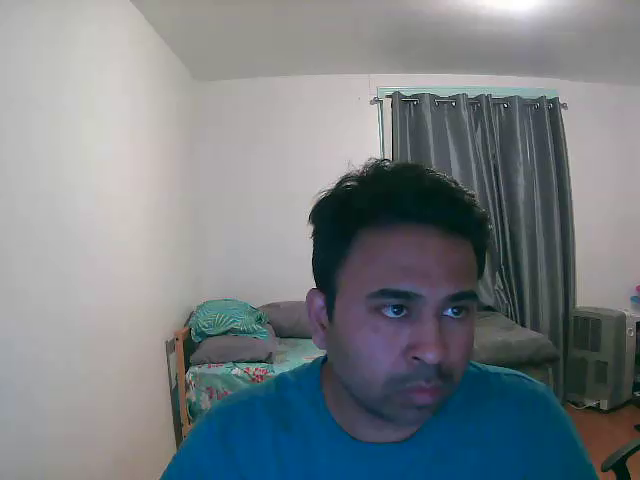
#> input picture frame 0 of upload_files/a353ed96112a4919acf3547395c394b0.webm, 640 x 480 px, given in place of video1.mp4, which was not available
$ python eye_gaze_analysis.py
#> lines starting #> are read from the running program, lines starting #| are printed output that depends on the picture; after the words box and inside, x2 and y2 are one past the last pixel; in counts of white or black regions, pixels touching at a corner belong together; pictures that were not available may be replaced by others from this repository, and a replacement may not be noted
#!/usr/bin/env python
# coding: utf-8

# In[ ]:


from sys import platform as sys_pf
if sys_pf == 'darwin':
    # necessary for matplotlib on OSX, see https://stackoverflow.com/questions/43066073/matplotlib-tkinter-opencv-crashing-in-python-3
    import matplotlib
    matplotlib.use("MacOSX")
from matplotlib import pyplot as plt
import cv2
import autopy
#import seaborn as sns
import time
import imutils
import csv
import pandas as pd
import time
#from datetime import datetime
frame_images=[]
file = "video1.mp4"

ESCAPE_KEY = 'q'
# Standards: use constants like this to follow DRY
# and reduce the occurrence of "magic numbers" in your code that lack context
WHITE = (255, 255, 255)
GREEN = (0, 255, 0)
#t0 = time.time()


def transform_video_coordinates_to_screen(eye_x_pos, eye_y_pos):
    if not video_resolution:
        return (eye_x_pos, eye_y_pos)

    return (
        eye_x_pos / video_resolution[0] * screen_resolution[0],
        eye_y_pos / video_resolution[1] * screen_resolution[1],
    )

def update_mouse_position(hough_circles, eye_x_pos, eye_y_pos, roi_color2):
    try:
        for circle in hough_circles[0, :]:
            # Standards: DRY (don't repeat yourself), define circle_center once and use it twice.
            circle_center = (circle[0], circle[1])
            # draw the outer circle
            cv2.circle(
                img=roi_color2,
                center=circle_center,
                radius=circle[2],
                color=WHITE,
                thickness=2
            )
            # print("drawing circle")
            # draw the center of the circle
            cv2.circle(
                img=roi_color2,
                center=circle_center,
                radius=2,
                color=WHITE,
                thickness=3
            )

            # print(i[0],i[1])

            x_pos = int(eye_x_pos)
            print("xpos", x_pos)
            y_pos = int(eye_y_pos)
            print("ypos", y_pos)
#            autopy.mouse.move(x_pos, y_pos)
            print("after mouse move")
    except Exception as e:
        # Standards: exception handling in try: except cases should generally be as specific as possible. What type of
        # exception are you expecting to encounter here? Instead of capturing "Exception" capture that specific class of exception.
        print('Exception:', e)

face_cascade = cv2.CascadeClassifier(
    "data/haarcascade_frontalface_default.xml"
)
eye_cascade = cv2.CascadeClassifier(
    "data/haarcascade_righteye_2splits.xml"
)

def run_tracker(file):
    #number signifies camera
    #cv2.namedWindow('cam')
#> called with file = 'video1.mp4'
    video_capture = cv2.VideoCapture(file)
    cv2.startWindowThread()
    eye_x_positions = list()
    eye_y_positions = list()

    # [12 lines of commented-out code are left out]
    count = 0
    #key_pressed = None
    while video_capture.isOpened():
        success, image = video_capture.read()
#> image is the input picture: shape (480, 640, 3); mean B, G, R 132.1, 127.5, 120.4
        # [5 lines of commented-out code are left out]
        if success is False:
            break
        if image is None:

            continue
        print("life is gray", cv2.COLOR_BGR2GRAY)
        print("Image mila maja aaya", image)
#> (printed output is left out)
        gray = cv2.cvtColor(image, cv2.COLOR_BGR2GRAY)
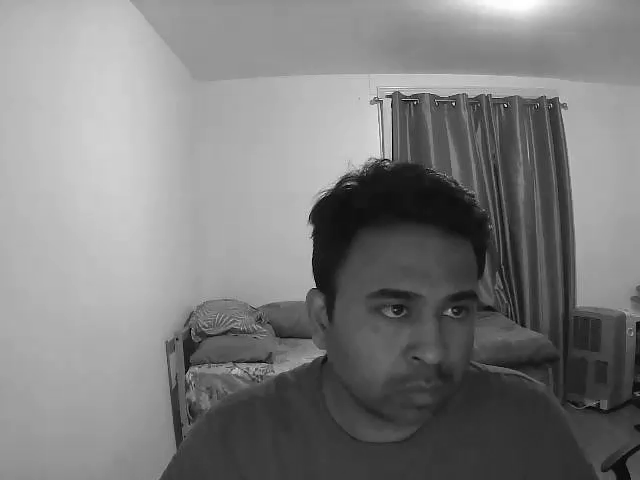
#> gray: shape (480, 640); min 0, max 255, mean 125.9
        frameClone = image.copy()
        #faces = face_cascade.detectMultiScale(gray, 1.3, 5)
        eyes = eye_cascade.detectMultiScale(gray, 1.3, 5)
#> eyes = [[370, 284, 49, 49], [435, 290, 39, 39]]
        fps = video_capture.get(cv2.CAP_PROP_FPS)
        frame_count = video_capture.get(cv2.CAP_PROP_FRAME_COUNT)
        timestamps = video_capture.get(cv2.CAP_PROP_POS_MSEC)
        #timestamps = [video_capture.set(cv2.CAP_PROP_POS_MSEC, (count * 1000))]
        calc_timestamps = [0.0]
        #count = 0

        for (eye_x, eye_y, eye_width, eye_height) in eyes:
            # Standards: may be good to explicitly call out the parameters being passed to methods,
            # if you are not explicitly declaring these values as variables with informative names
            cv2.rectangle(
                img=image,
                pt1=(eye_x, eye_y),
                pt2=(eye_x + eye_width, eye_y + eye_height),
                color=GREEN,
                thickness=2
            )
            roi_gray2 = gray[eye_y: eye_y + eye_height, eye_x: eye_x + eye_width]
            roi_color2 = image[eye_y: eye_y + eye_height, eye_x: eye_x + eye_width]
            # Standards: As above, it may be good to describe the parameters being passed
            # but in this case I had a hard time reconciling the positional arguments here with expected parameters
            hough_circles = cv2.HoughCircles(
                roi_gray2,
                cv2.HOUGH_GRADIENT,
                1,
                200,
                param1=200,
                param2=1,
                minRadius=0,
                maxRadius=0
            )
            # Standards: DRY (don't repeat yourself), calculate eye positions once and use them below
            #timestamps.append(video_capture.get(cv2.CAP_PROP_POS_MSEC))
            calc_timestamps.append(calc_timestamps[-1] + 1000/fps)
            eye_x_pos = (eye_x + eye_width) / 2
            eye_y_pos = (eye_y + eye_height) / 2
            #print(eye_x_pos, eye_y_pos)
            eye_x_positions.append(eye_x_pos)
            eye_y_positions.append(eye_y_pos)
            curr_time = int(round(time.time() * 1000))
            #frame_images.append(curr_time)

            curr_frame = int(video_capture.get(cv2.CAP_PROP_POS_FRAMES))
            converted_name = format(curr_frame, "05d") + ".jpg"
            #print('{}.jpg'.format(curr_frame,"05d"))
            print(converted_name)
            frame_images.append(converted_name)
            print("After frame_images")
            #print(type(curr_frame))
            count += 1
            # Standards: in general in the interests of improving readability, move logical chunks
            # of code out into their own classes, methods, or functions to make it easier to understand overall
            # program flow
            update_mouse_position(hough_circles, eye_x_pos, eye_y_pos, roi_color2)
            print("after updating mouse position")
#> this loop made 2 passes
#> (eye_x, eye_y, eye_width, eye_height, hough_circles, eye_x_pos, eye_y_pos, curr_frame) on passes 1 to 2: (370, 284, 49, 49, [[18.5, 44.5, 40.2]], 209.5, 166.5, 1), (435, 290, 39, 39, [[17.5, 13.5, 12.4]], 237, 164.5, 1)
#| 00001.jpg
#| After frame_images
#| Exception: OpenCV(4.13.0) :-1: error: (-5:Bad argument) in function 'circle'
#| > Overload resolution failed:
#| >  - Can't parse 'center'. Sequence item with index 0 has a wrong type
#| >  - Can't parse 'center'. Sequence item with index 0 has a wrong type
#| after updating mouse position
#| 00001.jpg
#| After frame_images
#| Exception: OpenCV(4.13.0) :-1: error: (-5:Bad argument) in function 'circle'
#> (further printed lines are left out)
#> pass 1, in run_tracker, `roi_gray2 = gray[eye_y: eye_y + eye_height, eye_x: eye_x + eye_width]`:
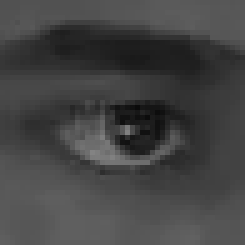
#> roi_gray2: shape (49, 49) (shown 5 times larger); min 10, max 131, mean 67.7
#> pass 1, in run_tracker, `roi_color2 = image[eye_y: eye_y + eye_height, eye_x: eye_x + eye_width]`:
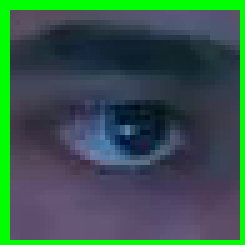
#> roi_color2: shape (49, 49, 3) (shown 5 times larger); mean B, G, R 75.6, 86.8, 54.7
#> pass 2, in run_tracker, `roi_gray2 = gray[eye_y: eye_y + eye_height, eye_x: eye_x + eye_width]`:
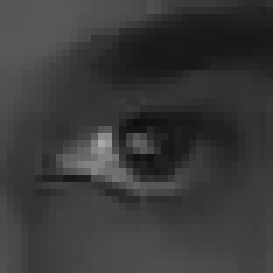
#> roi_gray2: shape (39, 39) (shown 7 times larger); min 14, max 169, mean 57.4
#> pass 2, in run_tracker, `roi_color2 = image[eye_y: eye_y + eye_height, eye_x: eye_x + eye_width]`:
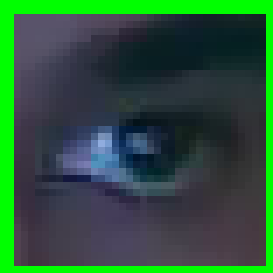
#> roi_color2: shape (39, 39, 3) (shown 7 times larger); mean B, G, R 58.6, 85, 43.3
#> after the loop:
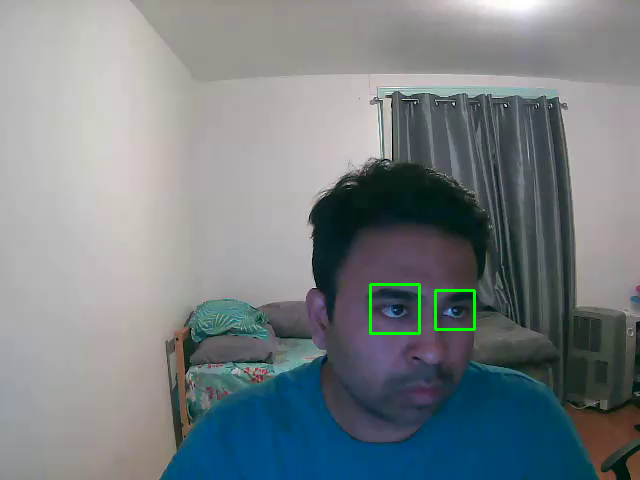
#> image: shape (480, 640, 3); 0.34% of pixels changed, all inside (x1, y1, x2, y2) = (369, 283, 476, 335)
#> after the loop, calc_timestamps = [0, 33, 66]; count = 2; eye_x_positions = [209.5, 237]; eye_y_positions = [166.5, 164.5]; frame_images = ['00001.jpg', '00001.jpg']

        # [6 lines of commented-out code are left out]
        if video_capture.get(cv2.CAP_PROP_POS_FRAMES) == video_capture.get(cv2.CAP_PROP_FRAME_COUNT):
            break

        if cv2.waitKey(1) & 0xFF == ord('q'):
#> (key q is pressed here)
            break
        #if key_pressed == ESCAPE_KEY:
         #   break
        #cv2.imshow('asd', image)
        if cv2.getWindowProperty('cam', 11) == 1:
            break
    # close window
    video_capture.release()
    cv2.destroyAllWindows()

    # plot heatmap
    #plot_data(eye_x_positions, eye_y_positions)
    data = (zip(eye_x_positions, eye_y_positions, frame_images))

    print ("Video Capture", video_capture.get(cv2.CAP_PROP_POS_MSEC))
#| Video Capture 0.0

    print("Data :", data)
#> (printed output is left out)

    # Once reaching the end, write the results to the personal file and to the overall file
    #if end-start > max_time - 1:
    print(data)
#> (printed output is left out)
    with open("static/db/histo_eyes.csv", "a", newline = '') as d:
            #d.write("density  Time" +'\n')
            #writer = csv.DictWriter(d, fieldnames=["X", "Y", "name"],delimiter=',')
            #writer.writeheader()
            writer = csv.writer(d, delimiter=',')
            writer.writerow(["X", "Y", "frame"])
            #writer.writerow(header)
            for row in (data):
                writer.writerow(row)
#> this loop made 2 passes
#> row on passes 1 to 2: (209.5, 166.5, '00001.jpg'), (237, 164.5, '00001.jpg')
                #writer.writerow(zip(data))
            d.close()

    # [35 lines of commented-out code are left out]


if __name__ == "__main__":
    run_tracker(file)


#
# q##


# ##
